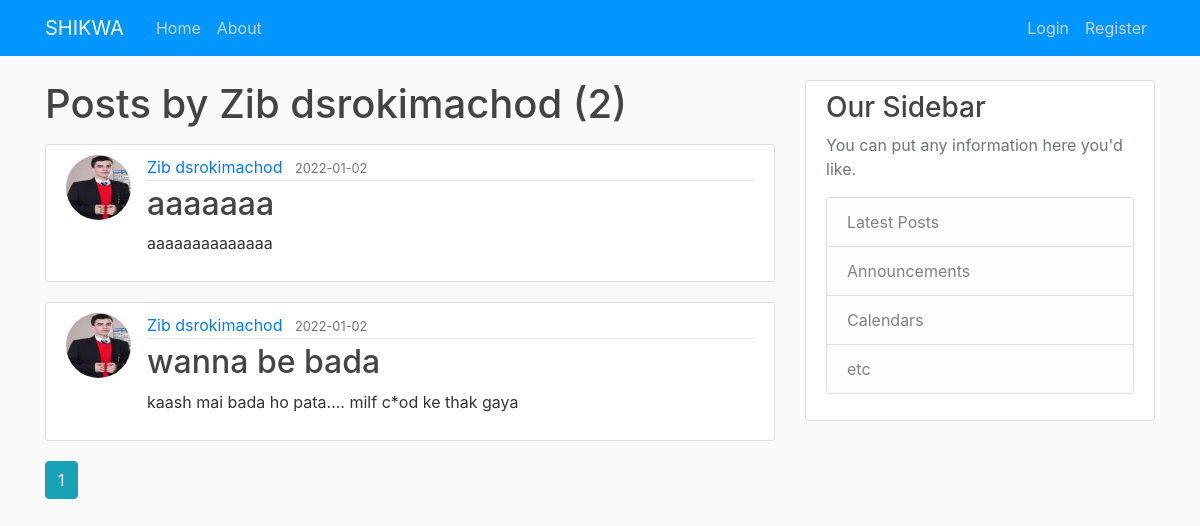
The page /user/Zib dsrokimachod on the database its author committed.
### shikwa/models.py (models this page shows, shortened)
class User(db.Model, UserMixin):
    id = db.Column(db.Integer, primary_key=True)
    username = db.Column(db.String(20), unique=True, nullable=False)
    email = db.Column(db.String(120), unique=True, nullable=False)
    image_file = db.Column(db.String(20), nullable=False, default='default.jpg')
    password = db.Column(db.String(60), nullable=False)
    posts = db.relationship('Post', backref='author', lazy=True)

class Post(db.Model):
    id = db.Column(db.Integer, primary_key=True)
    title = db.Column(db.String(100), nullable=False)
    date_posted = db.Column(db.DateTime, nullable=False, default=datetime.utcnow)
    content = db.Column(db.Text, nullable=False)
    user_id = db.Column(db.Integer, db.ForeignKey('user.id'), nullable=False)

### shikwa/routes.py (the view)
@app.route("/user/<string:username>")
def user_posts(username):
    page = request.args.get('page', 1, type=int)
    user = User.query.filter_by(username=username).first_or_404()
    posts = Post.query.filter_by(author=user)\
        .order_by(Post.date_posted.desc())\
        .paginate(page=page, per_page=5)
    return render_template('user_posts.html', posts=posts, user=user)

### shikwa/templates/user_posts.html
{% extends "layout.html" %}
{% block content %}
    <h1 class="mb-3">Posts by {{ user.username }} ({{ posts.total }})</h1>
    {% for post in posts.items %}
        <article class="media content-section">
          <img class="rounded-circle article-img" src="{{ url_for('static', filename='profile_pics/' + post.author.image_file) }}">
          <div class="media-body">
            <div class="article-metadata">
              <a class="mr-2" href="{{ url_for('user_posts', username=post.author.username) }}">{{ post.author.username }}</a>
              <small class="text-muted">{{ post.date_posted.strftime('%Y-%m-%d') }}</small>
            </div>
            <h2><a class="article-title" href="{{ url_for('post', post_id=post.id) }}">{{ post.title }}</a></h2>
            <p class="article-content">{{ post.content }}</p>
          </div>
        </article>
    {% endfor %}
    {% for page_num in posts.iter_pages(left_edge=1, right_edge=1, left_current=1, right_current=2) %}
      {% if page_num %}
        {% if posts.page == page_num %}
          <a class="btn btn-info mb-4" href="{{ url_for('user_posts', username=user.username, page=page_num) }}">{{ page_num }}</a>
        {% else %}
          <a class="btn btn-outline-info mb-4" href="{{ url_for('user_posts', username=user.username, page=page_num) }}">{{ page_num }}</a>
        {% endif %}
      {% else %}
        ...
      {% endif %}
    {% endfor %}
{% endblock content %}

### shikwa/static/main.css (style rules this page uses)
body { background: #fafafa; color: #333333; margin-top: 5rem; }
h1, h2, h3, h4, h5, h6 { color: #444444; }
.content-section { background: #ffffff; padding: 10px 20px; border: 1px solid #dddddd; border-radius: 3px; margin-bottom: 20px; }
.article-title { color: #444444; }
.article-content { white-space: pre-line; }
.article-img { height: 65px; width: 65px; margin-right: 16px; }
.article-metadata { padding-bottom: 1px; margin-bottom: 4px; border-bottom: 1px solid #e3e3e3 }

### rows shown on the page
User: username "Zib dsrokimachod"
Post: image_file (picture), author.username "Zib dsrokimachod", date_posted "2022-01-02", title "aaaaaaa", content "aaaaaaaaaaaaaa"
Post: image_file (picture), author.username "Zib dsrokimachod", date_posted "2022-01-02", title "wanna be bada", content "kaash mai bada ho pata.... milf c*od ke thak gaya"

### other values the page prints
{{ posts.total }} "2"
{{ page_num }} "1"
